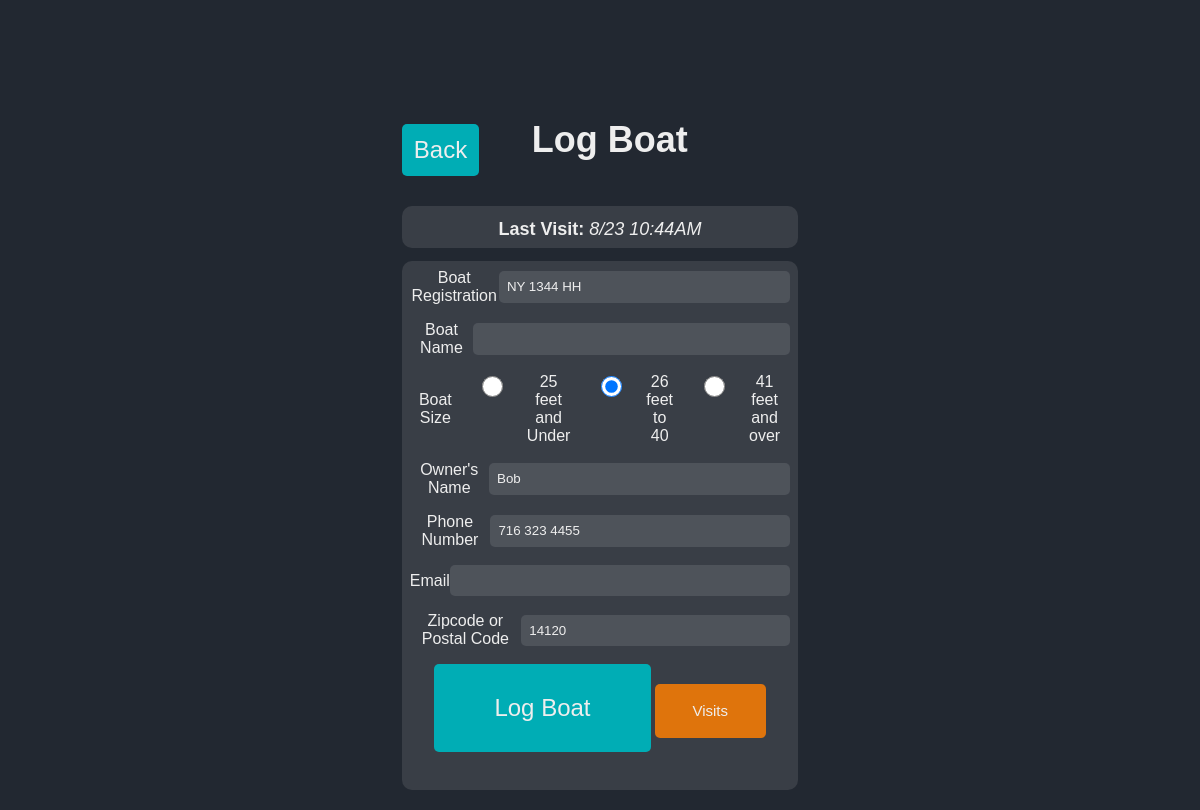
The app's page /log-boat?boat_reg=NY+1344+HH&boat_name=&phone_number=716+323+4455&id=5 (signed in) with its own data.
### website/models.py (models this page shows)
class Visit(db.Model):
    id = db.Column(db.Integer, primary_key=True)
    logged_by = db.Column(db.Integer, db.ForeignKey('user.id'))
    payment_by = db.Column(db.Integer, db.ForeignKey('user.id'))
    logged_by_user = db.relationship('User', foreign_keys=[logged_by], back_populates='logged_visits')
    payment_by_user = db.relationship('User', foreign_keys=[payment_by], back_populates='paid_visits')
    date_in = db.Column(db.String(150))
    date_paid = db.Column(db.String(150))
    paid_amount = db.Column(db.Float)
    paid_days = db.Column(db.Integer)
    paid_nights = db.Column(db.Integer)
    paid_enw = db.Column(db.Boolean)
    paid_with = db.Column(db.String(150))
    unpaid_days = db.Column(db.Integer)
    unpaid_nights = db.Column(db.Integer)
    total = db.Column(db.Float)
    unpaid_total = db.Column(db.Float)
    boat_id = db.Column(db.Integer, db.ForeignKey('boat.id'))

class Boat(db.Model):
    id = db.Column(db.Integer, primary_key=True)
    boat_reg = db.Column(db.String(150), unique=True)
    sanitized_boat_reg = db.Column(db.String(150), unique=True)
    boat_name = db.Column(db.String(150))
    sanitized_boat_name = db.Column(db.String(150))
    phone_number = db.Column(db.String(150))
    sanitized_phone_number = db.Column(db.String(150))
    owner_name = db.Column(db.String(150))
    sanitized_owner_name = db.Column(db.String(150))
    boat_size = db.Column(db.Integer)
    email = db.Column(db.String(150))
    zipcode = db.Column(db.String(150))
    visits = db.relationship('Visit', backref='boat')
    current_boats_id = db.Column(db.Integer, db.ForeignKey('current_boats.id'))
    total_paid_days = db.Column(db.Integer)
    total_paid_nights = db.Column(db.Integer)
    total_unpaid_days = db.Column(db.Integer)
    total_unpaid_nights = db.Column(db.Integer)
    paid_until = db.Column(db.String(150))
    latest_date_in = db.Column(db.String(150))

### website/views.py (the view)
@views.route('/log-boat', methods=['GET', 'POST'])
@login_required
def log_boat():
    form = BoatLogForm()
    sorted_visits = None
    if form.validate_on_submit():
        if request.method == "POST":
            button_pressed = request.form.get('submit-button')
            print("Button pressed is: " + str(button_pressed))
            if button_pressed == 'log':
                return addBoatToDB('log-boat.html', form)
            elif button_pressed == 'update':
                currentboatID = request.args.get('id', '')
                result = getBoatById(currentboatID)
                updateBoatInfo(form, result)
                flash('Succesfully updated boater information', category='success')
                return redirect(url_for('views.search'))
            elif button_pressed == 'visits':
                currentboatID = request.args.get('id', '')
                boat = getBoatById(currentboatID)
                return redirect(url_for('views.visits', id=currentboatID, boat=boat))
    else:
        print(form.errors)
    if request.method == "GET":
        form.boat_reg.data = boat_reg = request.args.get('boat_reg', '')
        form.boat_name.data = request.args.get('boat_name', '')
        form.phone_number.data = request.args.get('phone_number', '')
        result = getBoatInDB(form)
        print(result)
        if result:
           form.boat_reg.data = result.boat_reg
           form.boat_name.data = result.boat_name
           form.phone_number.data = result.phone_number
           form.boat_size.data = result.boat_size
           form.owner_name.data = result.owner_name
           form.email.data = result.email
           form.zipcode.data = result.zipcode
           if result.visits:
               sorted_visits = sorted(result.visits, key=sort_key, reverse=True)
    return render_template("log-boat.html", form=form, boat=result, visits=sorted_visits)

### website/forms.py
class BoatLogForm(FlaskForm):
    boat_reg = StringField('Boat Registration')
    boat_name = StringField('Boat Name')
    boat_size = RadioField('Boat Size', choices=[('0-25','25 feet and Under'), ('26-40', '26 feet to 40'), ('41-Over', '41 feet and over') ] , validators=[DataRequired()])
    owner_name = StringField('Owner\'s Name')
    phone_number = StringField('Phone Number')
    email = StringField('Email')
    zipcode = StringField('Zipcode or Postal Code')
    submit = SubmitField('Submit')

### website/functions.py (called while the page is built)
def sort_key(visit):
    if visit.date_in is None:
        return datetime.min
    return datetime.strptime(visit.date_in, '%Y-%m-%d %H:%M:%S.%f+00:00')

def sanitize(string):
    return re.sub(r'\W+', '', string).lower()

def getBoatInDB(form):
    sanitized_boat_reg = sanitize(form.boat_reg.data)
    sanitized_boat_name = sanitize(form.boat_name.data)
    sanitized_phone_number = sanitize(form.phone_number.data)
    conditions = []
    results = []
    resultsToday = []
    if sanitized_boat_reg:
        conditions.append(Boat.sanitized_boat_reg.contains(sanitized_boat_reg))
    if sanitized_boat_name:
        conditions.append(Boat.sanitized_boat_name.contains(sanitized_boat_name))
    if sanitized_phone_number:
        conditions.append(Boat.sanitized_phone_number.contains(sanitized_phone_number))
    if conditions:
        results = Boat.query.filter(*conditions).all()
    if len(results) > 1:
        flash('Error more than version of this boat found in Database', category='error')
        return -1
    elif len(results) == 1:
        return results[0]
    else:
        return []

### website/templates/log-boat.html (shortened to what this page needs)
{% extends "base.html" %}
{%block styles%}static/form-styles.css{%endblock%}
{% block content%}
<div class="title-log-boat">
    <a href="{{ url_for('views.search') }}"id="home-btn">Back</a>
    <h1>Log Boat</h1>
</div>
{% if not visits == None %}
<div class="visit-info-container {% if not boat.total_unpaid_nights == None and boat.total_unpaid_nights > 0 %}red-tint{%elif not boat.total_unpaid_days == None and boat.total_unpaid_days > 0%} yellow-tint {% endif %}"">
    <div class="visit-info-item last-visit"><h3><span><b>Last Visit:</b> </span><em>{{visits[0].date_in | utc_to_est_short}}</em></h3></div>
</div>
{%endif%}
<div class="info-container">
    <form method="POST">
        <div class="form-group">
            {{ form.boat_reg.label }}
            {{ form.boat_reg(class="form-control") }}
        </div>
        <div class="form-group">
            {{ form.boat_name.label }}
            {{ form.boat_name(class="form-control") }}
        </div>
        <div class="form-group">
            {{ form.boat_size.label }}
        <div>
            {% for subfield in form.boat_size %}
                {{ subfield(class="form-check-input") }} {{ subfield.label(class="form-check-label") }}
            {% endfor %}
        </div>
        </div>
        <div class="form-group">
            {{ form.owner_name.label }}
            {{ form.owner_name(class="form-control") }}
        </div>
        <div class="form-group">
            {{ form.phone_number.label }}
            {{ form.phone_number(class="form-control") }}
        </div>
        <div class="form-group">
            {{ form.email.label }}
            {{ form.email(class="form-control") }}
        </div>
        <div class="form-group">
            {{ form.zipcode.label }}
            {{ form.zipcode(class="form-control") }}
        </div>
        {% if boat == None or not boat.current_boats_id %}
            <button type="submit" class="btn btn-primary" id="login-btn" name="submit-button" value="log">Log Boat</button>
        {% else %}
            <button type="submit" class="btn btn-primary" id="update-btn" name="submit-button" value="update">Update Only Info.</button>
        {% endif %}
        <button type="submit" class="btn btn-primary" id="update-btn" name="submit-button" value="visits">Visits</button>
    </form>
</div>
{%endblock%}

### website/static/form-styles.css (style rules this page uses)
body { background-color: #222831; font-family: 'Arial', sans-serif; margin: 0; display: flex; justify-content: center; align-items: center; height: 100vh; }
h1 { font-size: 2.25em; color: #eeeeee; margin-bottom: 1.25em; }
.form-group { margin-bottom: 1em; display: flex; justify-content: center; align-items: center; }
.form-group label { display: block; color: #eeeeee; }
.form-group div { display: flex; justify-content: space-between; }
.form-check-input, .form-check-label { display: inline-block; margin-right: 0.625em; }
.form-check-input { width: auto; height: auto; }
input[type='radio'] { width: 1.5625em; height: 1.5625em; }
.form-group input { width: 100%; padding: 0.625em; border: none; border-radius: 5px; }
.form-control { background-color: #393e46; color: #eeeeee; }
.form-control::placeholder { color: #adb5bd; }
.btn-primary, #update-btn { font-size: 1.5em; background-color: #00adb5; margin: auto; color: #eeeeee; padding: 1.25em 2.5em; border: none; cursor: pointer; transition: background-color 0.3s ease, transform 0.3s ease; border-radius: 5px; margin-bottom: 1.25em; }
#update-btn { font-size: 0.9375em; background-color: #DF740C; }
#home-btn { font-size: 1.125em; background-color: #00adb5; color: #eeeeee; padding: 0.625em 0.9375em; border: none; cursor: pointer; text-decoration: none; transition: background-color 0.3s ease, transform 0.3s ease; border-radius: 5px; display: inline-block; margin-right: 0.3125em; }

### website/templates/log-boat.html (style rules this page uses)
.info-container { background-color: #393e46; border-radius: 10px; padding: 0.5em; }
.form-control { background-color: #4E535A; }
.title-log-boat { display: flex; align-items: center; }
.title-log-boat h1 { padding-left: 1.25em; }
#home-btn { font-size: 1.5em; padding: 0.5em; }
.visit-info-container { background-color: #393e46; border-radius: 10px; padding: 0.5em; margin-bottom: 0.8em; }
.visit-info-item h3, h2 { font-size: 1.125em; color: #eeeeee; font-weight: normal; margin-top: 0.3em; }
.unpaid-total h3, .last-payment h3 , .last-visit h3 { margin-bottom: 0; }

### records on screen
Visit: date_in "8/23 10:44AM"
Boat: boat_reg "NY 1344 HH", owner_name "Bob", phone_number "716 323 4455", zipcode "14120"

### other values on screen
{{ subfield.label(class="form-check-label") }} "25 feet and Under" "26 feet to 40" "41 feet and over"
